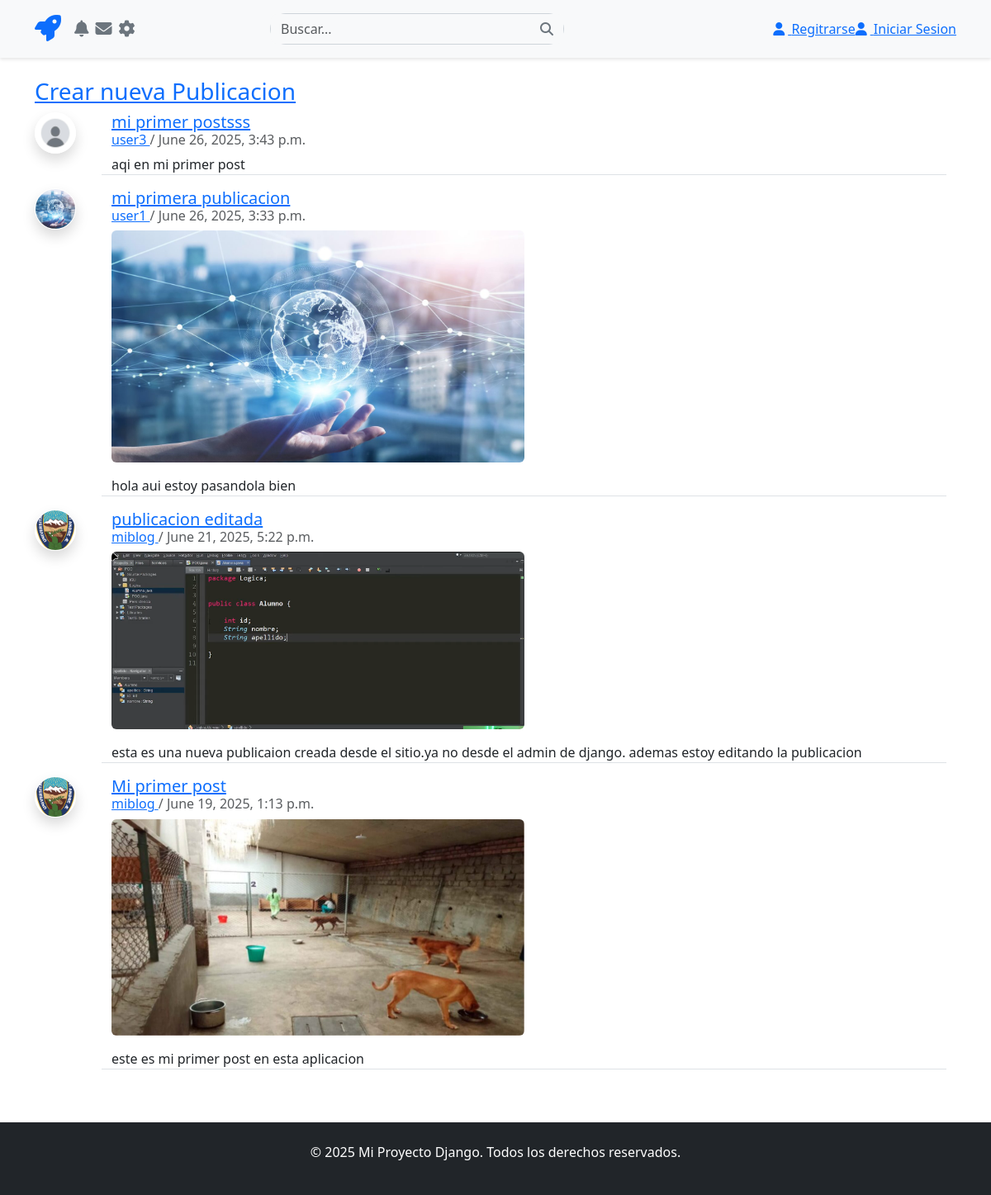
Before: / with the older database file.
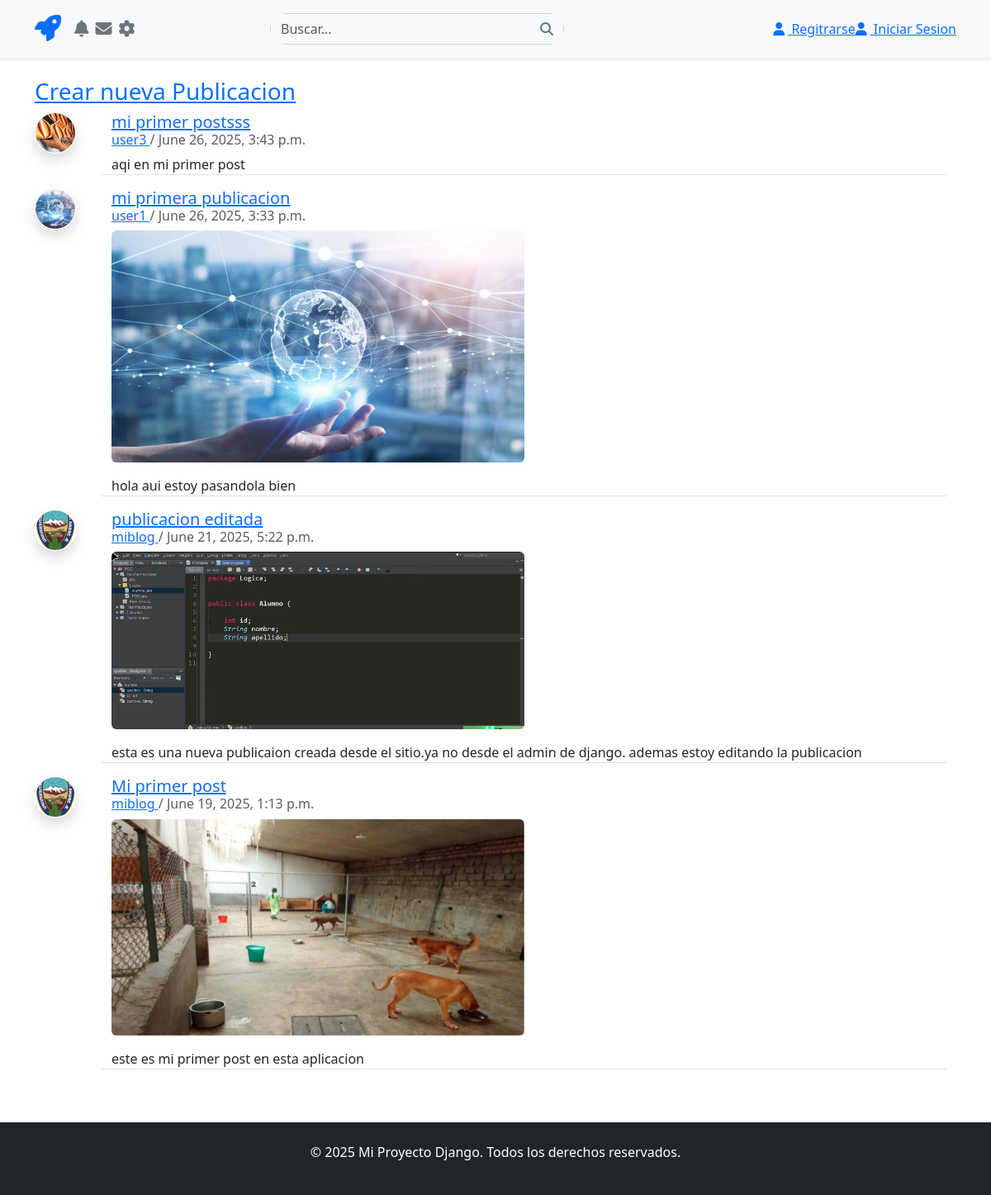
After: the same page with the newer database file.
### posts/models.py (models this page shows, shortened)
class Post(models.Model):
    class Status(models.TextChoices):
        DRAFT = 'DF', 'Draft'
        PUBLISHED = 'PB', 'Published'
        ARCHIVED = 'AR', 'Archived'
    title = models.CharField(max_length=250)
    slug = models.SlugField(max_length=250, unique_for_date='publish')
    author = models.ForeignKey(
        settings.AUTH_USER_MODEL,
        on_delete=models.CASCADE,
        related_name='blog_posts'
    )
    content = models.TextField()
    image = models.ImageField(
        upload_to='post_images/',
        blank=True,
        null=True
    )
    publish = models.DateTimeField(auto_now_add=True)
    created = models.DateTimeField(auto_now_add=True)
    updated = models.DateTimeField(auto_now=True)
    status = models.CharField(
        max_length=2,
        choices=Status.choices,
        default=Status.DRAFT
    )
    likes = models.ManyToManyField(
        settings.AUTH_USER_MODEL,
        related_name='liked_posts',
        blank=True
    )
    class Meta:
        ordering = ['-publish']
        indexes = [
            models.Index(fields=['-publish']),
        ]

### users/models.py (models this page shows)
class User(AbstractUser):
    bio = models.TextField(max_length=500, blank=True)
    profile_picture = models.ImageField(
        upload_to='profile_pics/',
        blank=True,
        null=True
    )
    website = models.URLField(blank=True)
    birth_date = models.DateField(null=True, blank=True)
    def __str__(self):
        return self.username

### main/views.py (the view)
# urls.py: path('', views.index, name='index')
def index(request):
    publicaciones = Post.objects.all()
    contexto = {'publicaciones': publicaciones}
    return render(request, 'main/index.html', contexto)

### main/templates/main/index.html (shortened to what this page needs)
{% extends 'base.html' %}
{% load static %}
{% block content %}
<div class="row">
    <div class="col-md-12">
        <a href="{% url 'posts:post_form'%}">
            <h3>Crear nueva Publicacion</h3>
        </a>
    </div>
</div>
<div class="row">
    {%for publicacion in publicaciones%}
    <div class="row">
        <div class="col-md-1">
            {% if publicacion.author.profile_picture %}
                <img
                    src="{{ publicacion.author.profile_picture.url }}"
                    class="rounded-circle border border-white shadow"
                    style="width: 50px; height: 50px; object-fit: cover;"
                    alt="Foto de perfil del usuario"
                >
            {% else %}
                <img
                    src="/static/images/default-profile-picture.jpg"
                    class="rounded-circle border border-white shadow"
                    style="width: 50px; height: 50px; object-fit: cover;"
                >
            {% endif %}
        </div>
        <div class="col-md-11 border-bottom mb-3">
      <div class="card-body">
        <a href="{% url 'posts:publicacion' publicacion.id %}">
            <h5 class="card-title">{{ publicacion.title }}</h5>
        </a>
        <h6 class="card-subtitle mb-2 text-body-secondary">
            <a href="{% url 'users:perfil_usuario' user_id=publicacion.author.id %}">{{ publicacion.author }} </a> / {{ publicacion.created }}
        </h6>
        {% if publicacion.image %}
            <div class="mb-3">
                <img
                    src="{{ publicacion.image.url }}"
                    alt="Imagen de {{ publicacion.title }}"
                    class="img-fluid rounded w-50"
                >
            </div>
        {% endif %}
        <p class="card-text">{{ publicacion.content }}</p>
      </div>
    </div>
    </div>
    {% endfor %}
</div>
{% endblock %}

Changed rows visible on the page:
changed through a linked row, Post "mi primer postsss": author.profile_picture: picture added; profile_picture: picture removed
